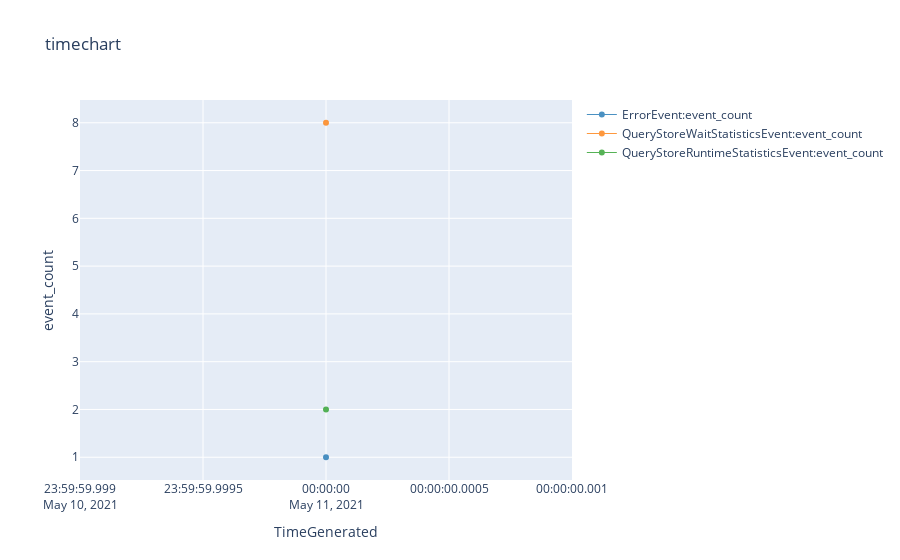

Source (notebook cell):
### Markdown cell above
## Analyze (non-audit) Events

### Code cell
%%kql 
AzureDiagnostics
| summarize event_count=count() by bin(TimeGenerated, 2d), OperationName
| where OperationName <> "AuditEvent"
| render timechart

### Figure 1 — Plotly figure (JSON) as saved in the notebook; plotly's stock layout.template omitted (floating-point values rounded to 4 significant figures)
{"data": [{"line": {"color": "rgb(31, 118, 179)", "width": 1}, "name": "ErrorEvent:event_count", "opacity": 0.8, "type": "scatter", "x": ["2021-05-11T00:00:00+00:00"], "y": [1]}, {"line": {"color": "rgb(254, 127, 14)", "width": 1}, "name": "QueryStoreWaitStatisticsEvent:event_count", "opacity": 0.8, "type": "scatter", "x": ["2021-05-11T00:00:00+00:00"], "y": [8]}, {"line": {"color": "rgb(44, 160, 44)", "width": 1}, "name": "QueryStoreRuntimeStatisticsEvent:event_count", "opacity": 0.8, "type": "scatter", "x": ["2021-05-11T00:00:00+00:00"], "y": [2]}], "layout": {"showlegend": true, "title": {"text": "timechart"}, "xaxis": {"autorange": true, "title": {"text": "TimeGenerated"}, "type": "date"}, "yaxis": {"ticksuffix": "", "title": {"text": "event_count"}, "type": "linear"}}}
